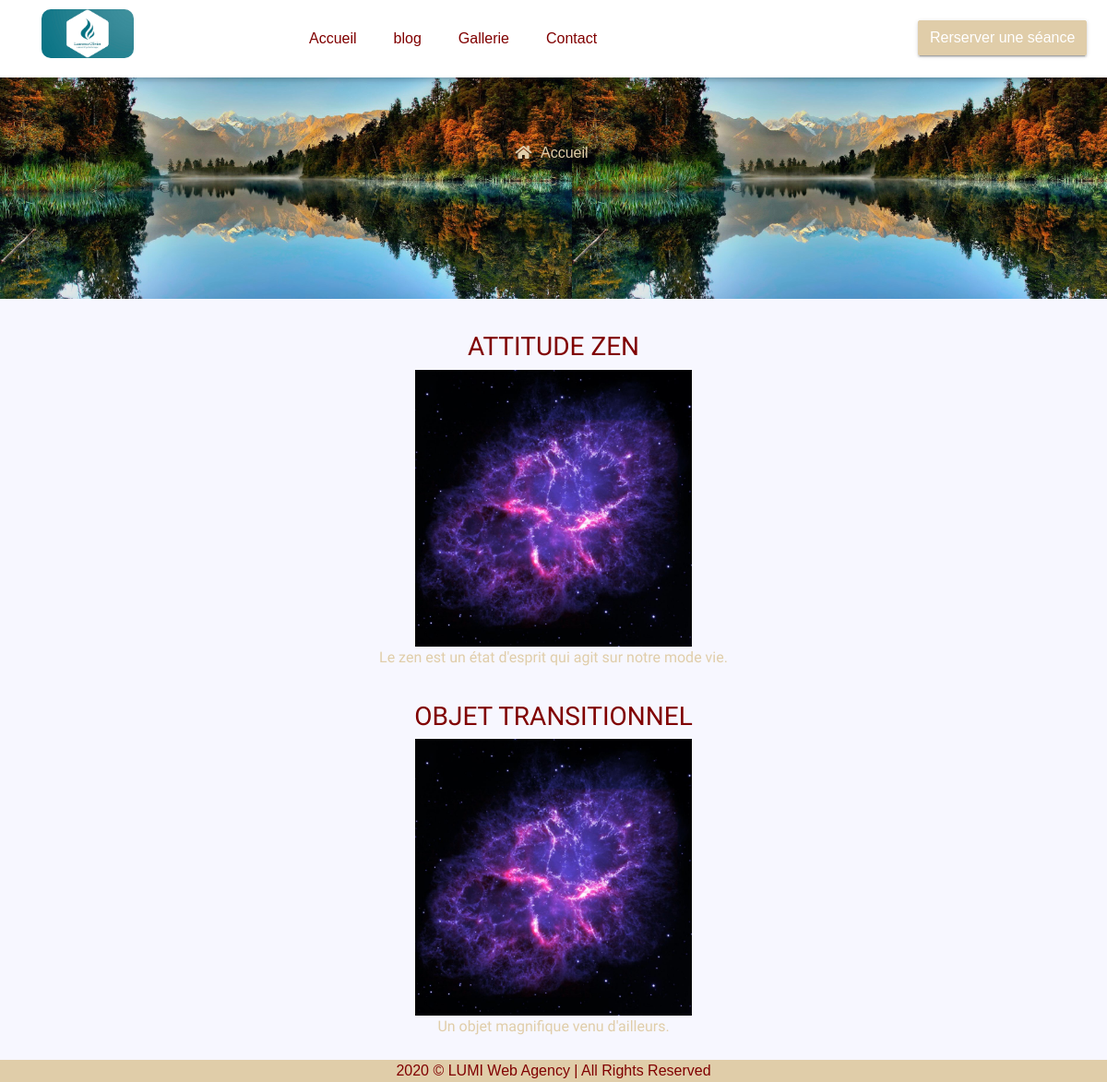
The app's page /blog/blog/, older data.
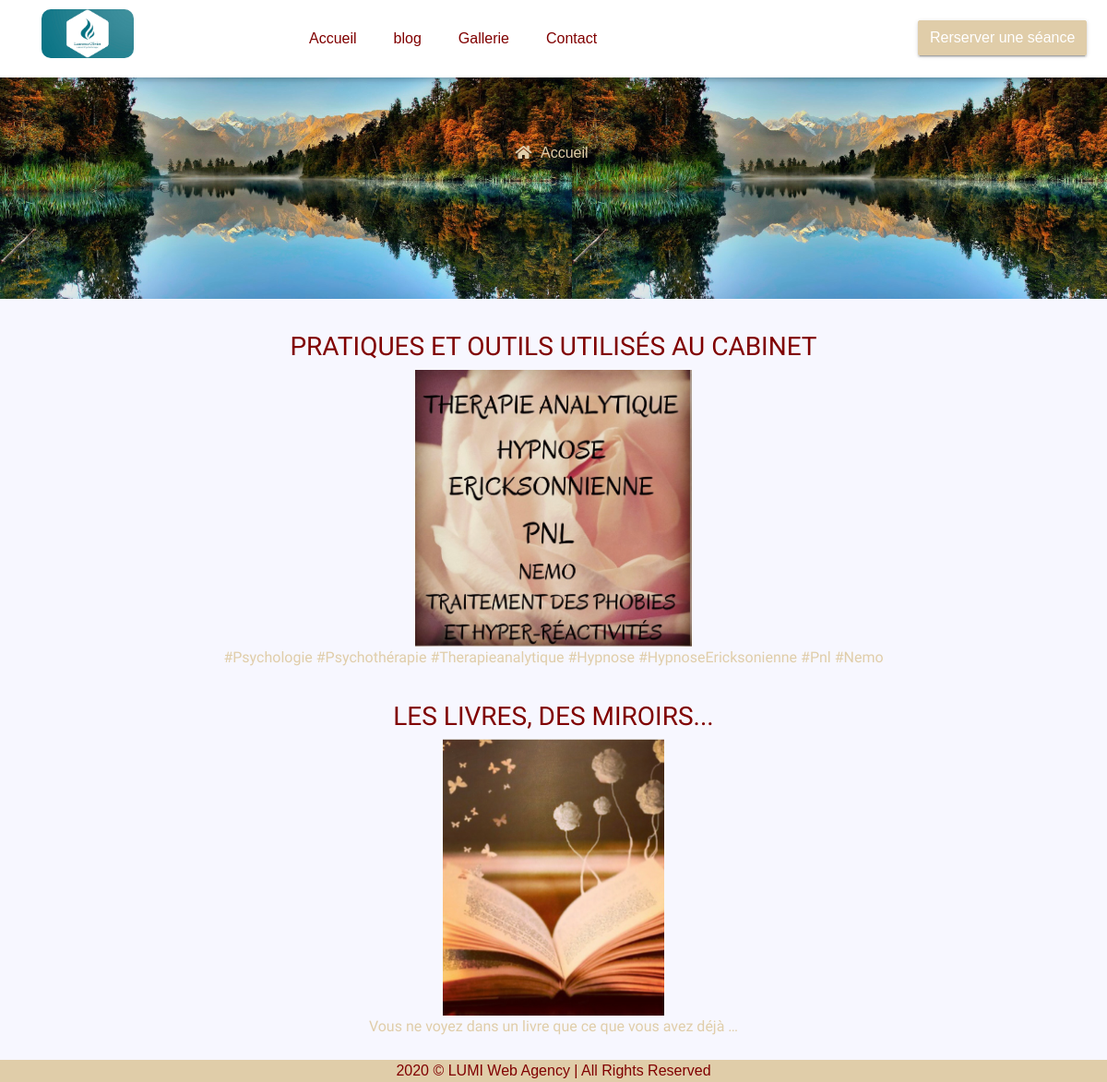
The same page, newer data.
### blog/models.py (models this page shows, shortened)
class Post(models.Model):
    title = models.CharField(max_length=255)
    body = models.TextField()
    date = models.DateTimeField(auto_now_add=True)
    image = models.ImageField(null=True, blank=True, max_length=233)

### blog/views.py (the view)
# urls.py: path('blog/', views.blogpage, name='indexblog'),
def blogpage(request):
    posts = Post.objects.all()
    return render(request, 'blog/index.html', {'posts': posts})

### blog/templates/blog/index.html (shortened to what this page needs)
    <!doctype html>
    {% load static %}
<html lang="en">
<head>
    <link rel="stylesheet" href="https://use.fontawesome.com/releases/v5.6.3/css/all.css">
    <link rel="stylesheet" href="{% static 'bootstrap.min.css' %}">
    <link rel="stylesheet" href="{% static 'fontawsom-all.min.css' %}">
    <link rel="stylesheet" href="{% static 'animate.css' %}">
    <link rel="stylesheet" href="{% static 'plugins/testimonial/css/owl.carousel.min.css' %}">
    <link rel="stylesheet" href="{% static 'plugins/testimonial/css/owl.theme.min.css' %}">
    <link rel="stylesheet" type="text/css" href="{% static 'style.css' %}" />
</head>
<body>
    <header id="menu-jk">
        <nav  class="">
            <div class="container">
                <div class="row nav-ro">
                   <div class="col-lg-3 col-md-4 col-sm-12">
                       <img src="/static/images/logo3.jpg" alt="">
                   </div>
                   <div id="menu" class="col-lg-7 col-md-8 d-none d-md-block no-padding">
                       <ul>
                            <li><a href="{% url 'home:accueil' %}">Accueil</a></li>
                            <li><a href="{% url 'blog:indexblog' %}">blog</a></li>
                            <li><a href="{% url 'home:galerie' %}">Gallerie</a></li>
                            <li><a href="{% url 'home:contact' %}">Contact</a></li>
                        </ul>
                   </div>
                   <div class="col-sm-2 d-none d-lg-block">
                       <a href="{% url 'home:reservation' %}"><button class="btn btn-success">Rerserver une séance</button></a>
                   </div>
                </div>
            </div>
        </nav>
    </header>
       <br>
               <div class="page-nav no-margin row">
                   <div class="container" back>
                       <div class="row">
                           <ul>
                               <li> <a href="{% url 'home:accueil' %}"><i class="fas fa-home"></i> Accueil</a></li>
                           </ul>
                       </div>
                   </div>
               </div>
                {% for post in posts %}
                <div class="postblog">
                <h3>
                <a href="{% url 'blog:showblog' id=post.id %}">{{post.title|upper}}</a>
                </h3>
                <img src="{{post.image.url}}">
                <p class="content">{{post.body|truncatewords:12}}</p>
                </div>
				{% endfor %}
   	<br>
<div class="copy">
    <div class="container">
        <div class="copyright">
            <p>2020 &copy; LUMI Web Agency | All Rights Reserved</p>
        </div>
    </div>
</div>
</body>
</html>

### home/static/style.css (style rules this page uses)
* { margin: 0px; padding: 0px; list-style: none; }
img { max-width: 100%; }
.col-lg-3 img { margin-bottom: 10px; border-radius:10px; }
a { text-decoration: none; outline: none; color: maroon; }
ul { margin-bottom: 0; padding-left: 0; }
html, body { height: 100%; }
p { margin-bottom: 0px; width: 100%; }
.no-padding { padding: 0px; }
.no-margin { margin: 0px; }
::placeholder { color: #747f8a !important; font-size: 13px; opacity: .5 !important; }
h1, h2, h3, h4, h5, h6 { font-family: "mouse-500", Arial, Helvetica, sans-serif; }
body { background-color: #f7f7ff !important; font-family: "mouse-300", Arial, Helvetica, sans-serif; color: #6A6A6A; }
.copyright { text-align: center; }
.page-nav { padding: 40px; text-align: center; padding-top: 120px; }
.page-nav ul { float: none; margin: auto; }
.page-nav ul li { float: left; margin-right: 10px; margin-top: 10px; font-size: 16px; }
.page-nav ul li i { width: 30px; text-align: center; color: #E0CDA9; }
.page-nav ul li a { color: #E0CDA9; }
.btn-success { background-color: #E0CDA9; border-color: #E0CDA9; }
.btn { box-shadow: 0 3px 1px -2px rgba(0, 0, 0, 0.2), 0 2px 2px 0 rgba(0, 0, 0, 0.14), 0 1px 5px 0 rgba(0, 0, 0, 0.12); border-radius: 2px; }
header { box-shadow: 0 2px 5px 0 rgba(0, 0, 0, 0.16), 0 2px 10px 0 rgba(0, 0, 0, 0.12); background-color: #FFF; position: absolute; width: 100%; z-index: 9999; }
header ul li { float: left; padding: 30px 20px; font-family: "mouse-500", Arial, Helvetica, sans-serif; font-size: 16px; }
header img { margin-top: 10px; max-width: 230px; }
header .btn { font-family: "mouse-500", Arial, Helvetica, sans-serif; margin-top: 22px; }
.scroll-to-fixed-fixed { box-shadow: 0 2px 5px 0 rgba(0, 0, 0, 0.16), 0 2px 10px 0 rgba(0, 0, 0, 0.12); background-color: #FFF; z-index: 9999; }
.copy { background-color: #E0CDA9; color: maroon; padding-bottom: 0; }
.postblog { text-align: center; margin-top: 35px; margin-left: 10%; margin-right: 10%; font-family: 'Kaushan Script', cursive; }
.postblog h3 { font-family: 'Kaushan Script', cursive; }
.postblog p { color:#E0CDA9; }
.postblog img { height: 300px; }
.page-nav { background-image: url("/static/images/fond2.JPG"); background-size: contain; height: 300px; }
.col-lg-3 img { width: 100px; }

Row changes from the older to the newer data that the page shows:
removed Post: title "ATTITUDE ZEN", image (picture), body "Le zen est un état d'esprit qui agit sur notre mode vie."
removed Post: title "OBJET TRANSITIONNEL", image (picture), body "Un objet magnifique venu d'ailleurs."
added Post: title "PRATIQUES ET OUTILS UTILISÉS AU CABINET", image (picture), body "#Psychologie #Psychothérapie #Therapieanalytique #Hypnose #HypnoseEricksonienne #Pnl #Nemo"
added Post: title "LES LIVRES, DES MIROIRS...", image (picture), body "Vous ne voyez dans un livre que ce que vous avez déjà …"
